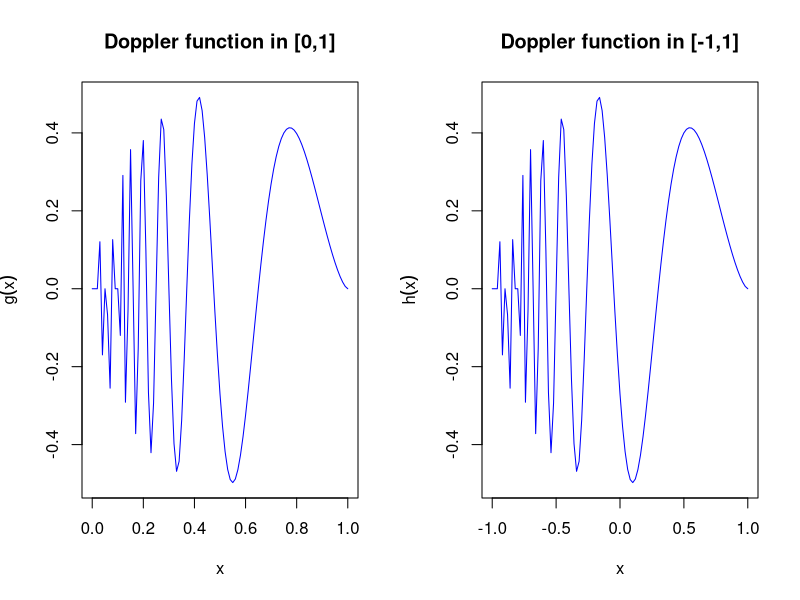
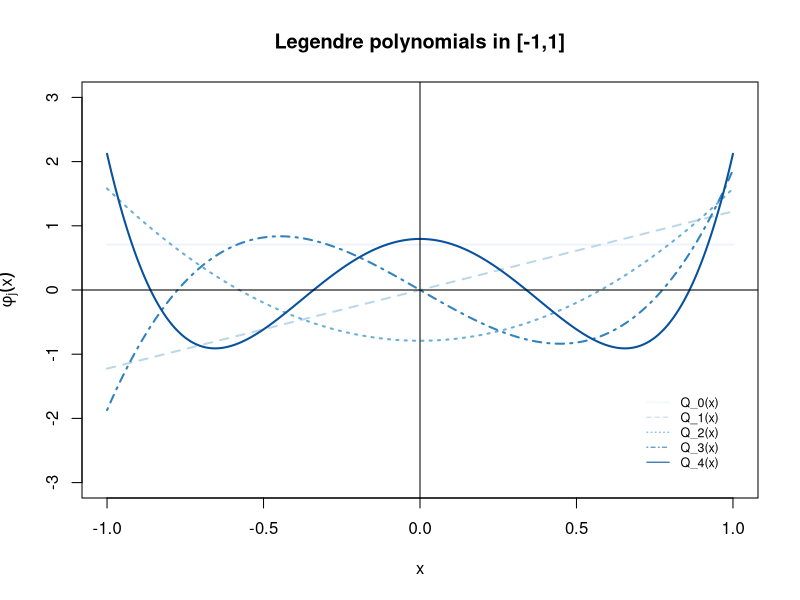

R code for these plots, in order: (Note: a time limit stopped this script after it produced the figures.)

# TARGET FUNCTION ---------------------------------------------------------

# Define the target function

# Doppler function scaled in [0,1]
doppler.fun <-  function(x){
  "This function returns the Doppler function in [0,1]:
  x : function argument in [0,1]"
  out = sqrt(x*(1 - x))*sin( (2.1*pi)/(x + 0.05) )
  return(out)
}

# Doppler function scaled in [-1,1]
h_x = function(x){
  "This function returns the Doppler function scaled in [-1,1]:
  x : function argument in [-1,1]"
  return(doppler.fun(0.5*(x+1)))
}
# Plot the scaled Doppler
par(mfrow=c(1,2))
curve(doppler.fun, ylab = expression(g(x)), main = 'Doppler function in [0,1]', col = 'blue')
curve(h_x(x), xlim = c(-1,1), ylab = expression(h(x)), main = 'Doppler function in [-1,1]', col = 'blue')


# LEGENDRE BASIS DEFINITION -----------------------------------------------

# Set up the function to construct recursively the Legendre basis
leg.basis = function(x, j) {
  "The function returns the list of the orthogonal and orthonormal basis vectors."
  if (j==0)
    p=1
  else if (j==1)
    p=x
  else {
    # Define the Legendre polynomial p_(j)
    p = x
    # Define the Legendre polynomial p_(j-1)
    p_1 = 1
    for (k in 1:(j-1)){
      # Compute the Legendre polynomial p_(j+1)
      p_next = ((2 * k + 1) * x * p - k * p_1) / (k+1)
      p_1 = p
      p = p_next
    }
  }
  # Orthonormalize the basis vectors
  q = sqrt((2*j+1)/2) * p
  return (list(p,q))
}
# Vectorize the function
leg.basis.vec = Vectorize(leg.basis)

# Plot first five Legendre polynomials
library(RColorBrewer)
par(mfrow=c(1,1))
mycol = brewer.pal(5, "Blues")
# Declare the lwd of the plot
plot_lty=c(1,2,3,4,1)
# Plot the first file Legendre the polynomials 
for (j in 0 : 4){
  curve(leg.basis.vec(x,j)[2,], n = 501,  ylim = c(-3,3), xlim=c(-1,1), add=(j!=0),
        col = mycol[j+1], lty=plot_lty[j+1], lwd = 2, xlab = 'x', ylab = expression(phi[j](x)),
        main = 'Legendre polynomials in [-1,1]')
}
abline(v=0, h=0)
legend('bottomright', c("Q_0(x)","Q_1(x)","Q_2(x)","Q_3(x)","Q_4(x)"), lty=c(1,2,3,4,1), col=mycol,
       bty="n", cex=0.75, inset=0.05, horiz=F)


# BASIS ORTHONORMALITY ----------------------------------------------------

grade=5
# Declare a NA matrix
orth_leg.basis = matrix(nrow=grade, ncol=grade)
# Fill in the matrix : m(j,k) = p_(j)*p_(k)
for (j in 0 : (grade-1)){
  for (k in 0 : (grade-1)){
    # Compute the integral in [-1,1] to verify that the basis elements satisfy the requirements
    orth_leg.basis[(j+1),(k+1)] = round( integrate(function(x, j1, j2) 
      unlist(leg.basis.vec(x, j1)[2,]) * 
        unlist(leg.basis.vec(x,j2)[2,]),
      lower = -1, upper = 1, j1 = k, j2 = j)$value, 3)
  }
}
# Check the orthogonality, you expect a diagonal matrix where d(i,i) = 1
orth_leg.basis


# FOURIER COEFFICIENTS ----------------------------------------------------

# Define the coefficients function
beta_integral = function(j) {
  "This function return the vector of Fourier coefficients. It's lenght depend on:
  - j : length of the vector."
  beta=c()
  # Compute Beta as the integral in [-1,1] of the inner product btw g and phi
  for (i in 0:(j-1)) {
    beta = c(beta, integrate(function(x) h_x(x) * unlist(leg.basis.vec(x,i)[2,]),
                             lower=-1, upper=1)$value) 
  }
  return(beta)
}

# Evaluate the first 200 Fourier coefficients of h in the Legendre basis
beta = beta_integral(200)


# Plot beta's
plot(seq(1,200, by=1),beta, type="h", main = 'Fourier Coefficients : j in {0, 1, .., 200}', xlab = 'j', ylab = expression(beta[j]))


# LINEAR APPROXIMATION -----------------------------------------------------------

# Built two linear approximations for the target function.
# Set up the function to compute the approximation of the target function
h_j = function (x, j, b){
  "This function returns the value of the approximation function given:
  - x : the value in which I compute the function;
  - j : the j-th term for the non-linear approximation;
  - b : the vector of Beta's related to j."
  out = 0
  for (k in 0 : (j-1)){
    out = out + b[k+1] * unlist(leg.basis.vec(x, k)[2,])
  }
  return (out)
}


#Plot the linear approximation on the target function
curve(h_x(x), xlim = c(-1,1), ylab = expression(h(x)), main = 'Doppler function in [-1,1] :: Approximate g, J = 50', col = 'green', lwd = 5)
curve(h_j(x, 50, beta[1:50]), xlim = c(-1,1), add = T, lty = 2, col = 'black')
legend('bottomright', legend = c('Doppler', 'g_J = 50'), col = c('green', 'black'), lty = c(1, 2), text.width = 0.5)

curve(h_x(x), xlim = c(-1,1), ylab = expression(h(x)), main = 'Doppler function in [-1,1] :: Approximate g, J = 50', col = 'pink', lwd = 5)
curve(h_j(x, 100, beta[1:100]), xlim = c(-1,1), add = T, lty = 2, col = 'black')
legend('bottomright', legend = c('Doppler', 'g_J = 100'), col = c('pink', 'black'), lty = c(1, 2), text.width = 0.5)


# EVALUATE THE LINEAR APPROXIMATION ----------------------------------------------

# The evaluation consists in compute integral in [-1,1] of the squared differences
# btw the target and the approximated function.
# One where J = 50
integrate(function(x) (h_x(x) - h_j(x, 50, beta))^2, lower=-1, upper=1)$value
# The other for J = 100
integrate(function(x) (h_x(x) - h_j(x, 100, beta))^2, lower=-1, upper=1)$value


# NON-LINEAR APPROXIMATION ------------------------------------------------

# In order to compute the greedy approximation define the following function
h_j_star = function (x, j, b){
  "This function returns the value of the approximation function given:
  - x : the value in which I compute the function;
  - j : the j-th term for the non-linear approximation;
  - b : the vector of Beta's related to j."
  out = 0
  # Put equal to zero all the beta's smaller than the j-th term.
  b[abs(b) < sort(abs(b), decreasing = TRUE)[j]] = 0
  for (k in 0:(length(b)-1)){
    out = out + b[k+1] * unlist(leg.basis.vec(x,k)[2,])
  }
  return (out)
}


# Plot of the non-linear approximation on the target functino
par(mfrow=c(1,1))
curve(h_x(x), xlim = c(-1,1), ylab = expression(h(x)), main = 'Doppler function in [-1,1] :: Approximate g*, J = 50', col = 'green', lwd = 5)
curve(h_j_star(x, 50, beta[1:50]), xlim = c(-1,1), add = T, lty = 2, col = 'black')
legend('bottomright', legend = c('Doppler', 'g*_J = 50'), col = c('green', 'black'), lty = c(1, 2), text.width = 0.5)

curve(h_x(x), xlim = c(-1,1), ylab = expression(h(x)), main = 'Doppler function in [-1,1] :: Approximate g*, J = 50', col = 'pink', lwd = 5)
curve(h_j_star(x, 100, beta[1:100]), xlim = c(-1,1), add = T, lty = 2, col = 'black')
legend('bottomright', legend = c('Doppler', 'g*_J = 100'), col = c('pink', 'black'), lty = c(1, 2), text.width = 0.5)


# EVALUATE THE NON-LINEAR APPROXIMATION -----------------------------------

# Evaluate the approximation for j = 50
integrate(function(x) (h_x(x) - h_j_star(x, 50, beta))^2, lower=-1, upper=1)$value
# Do the same for j = 100
integrate(function(x) (h_x(x) - h_j_star(x, 100, beta))^2, lower=-1, upper=1)$value
